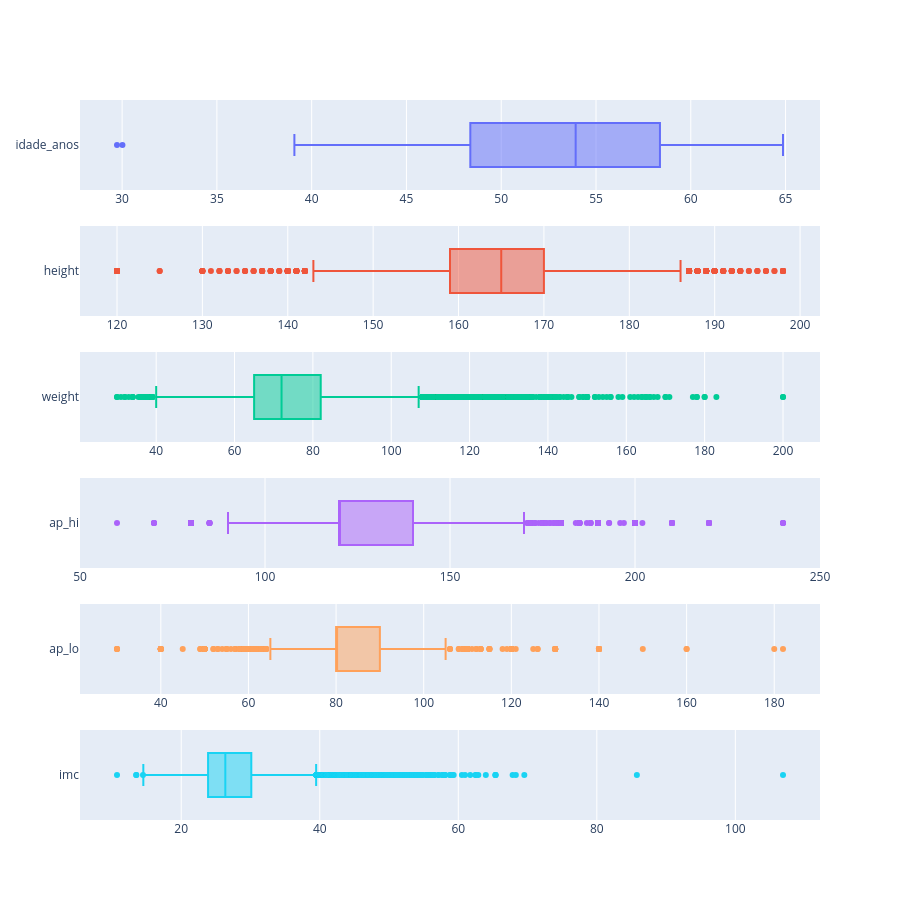

The notebook cell saved with this chart:
### Code cell
df_limpo = df_explorar[~outliers_irreais]

fig = make_subplots(rows=len(colunas_numericas), cols=1)
for i, col in enumerate(colunas_numericas):
    fig.add_trace(go.Box(x=df_limpo[col], name=col), row=i + 1, col=1)
fig.update_layout(height=900, showlegend=False)

### Figure 1 — Plotly figure (JSON) as saved in the notebook; plotly's stock layout.template omitted (floating-point values rounded to 4 significant figures; data arrays with more than 128 entries replaced by an {"elided": "..."} marker saying what was removed)
{"data": [{"name": "idade_anos", "type": "box", "x": {"elided": "48021 float values"}, "xaxis": "x", "yaxis": "y"}, {"name": "height", "type": "box", "x": {"elided": "48021 int values"}, "xaxis": "x2", "yaxis": "y2"}, {"name": "weight", "type": "box", "x": {"elided": "48021 float values"}, "xaxis": "x3", "yaxis": "y3"}, {"name": "ap_hi", "type": "box", "x": {"elided": "48021 int values"}, "xaxis": "x4", "yaxis": "y4"}, {"name": "ap_lo", "type": "box", "x": {"elided": "48021 int values"}, "xaxis": "x5", "yaxis": "y5"}, {"name": "imc", "type": "box", "x": {"elided": "48021 float values"}, "xaxis": "x6", "yaxis": "y6"}], "layout": {"height": 900, "showlegend": false, "xaxis": {"anchor": "y", "domain": [0, 1]}, "xaxis2": {"anchor": "y2", "domain": [0, 1]}, "xaxis3": {"anchor": "y3", "domain": [0, 1]}, "xaxis4": {"anchor": "y4", "domain": [0, 1]}, "xaxis5": {"anchor": "y5", "domain": [0, 1]}, "xaxis6": {"anchor": "y6", "domain": [0, 1]}, "yaxis": {"anchor": "x", "domain": [0.875, 1]}, "yaxis2": {"anchor": "x2", "domain": [0.7, 0.825]}, "yaxis3": {"anchor": "x3", "domain": [0.525, 0.65]}, "yaxis4": {"anchor": "x4", "domain": [0.35, 0.475]}, "yaxis5": {"anchor": "x5", "domain": [0.175, 0.3]}, "yaxis6": {"anchor": "x6", "domain": [0, 0.125]}}}
